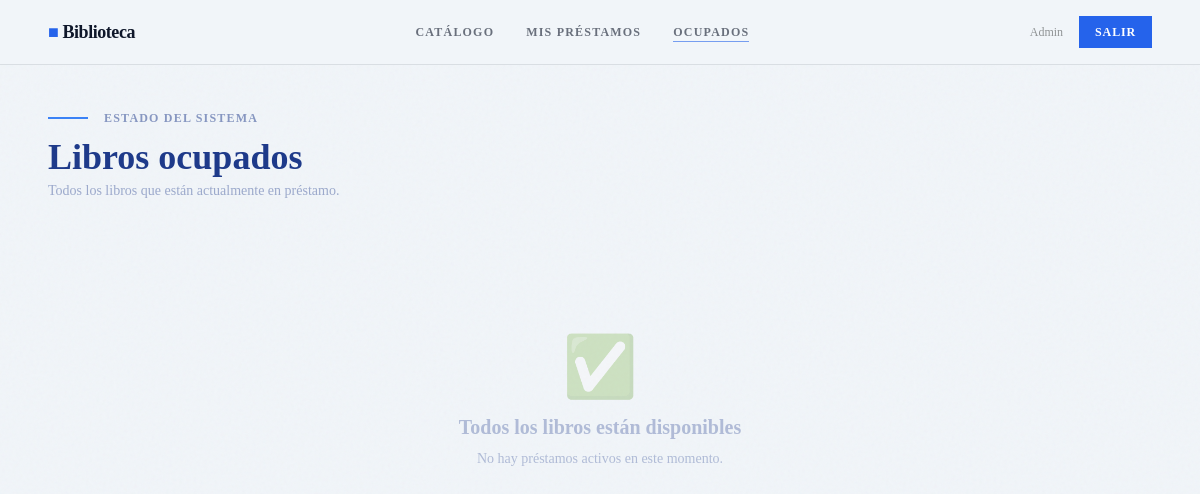
Page /occupied (signed in) on the earlier database version.
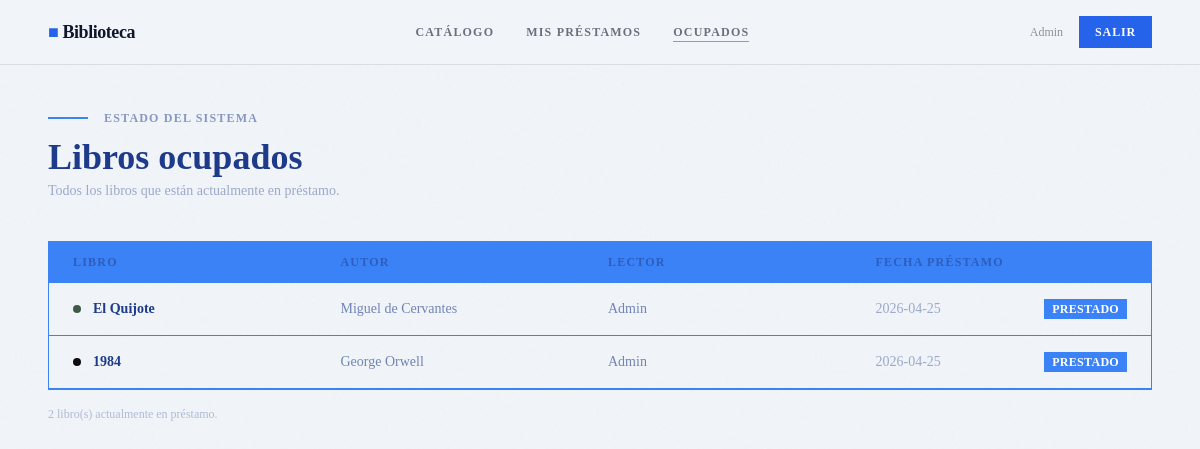
Same page on the later database version.
### tables this page shows
CREATE TABLE users (
            id       INTEGER PRIMARY KEY AUTOINCREMENT,
            name     TEXT    NOT NULL,
            email    TEXT    NOT NULL UNIQUE,
            password TEXT    NOT NULL
        );

CREATE TABLE loans (
            id          INTEGER PRIMARY KEY AUTOINCREMENT,
            user_id     INTEGER NOT NULL REFERENCES users(id),
            book_id     INTEGER NOT NULL REFERENCES books(id),
            loan_date   TEXT    DEFAULT (datetime('now')),
            return_date TEXT,
            returned    INTEGER DEFAULT 0
        );

CREATE TABLE books (
            id          INTEGER PRIMARY KEY AUTOINCREMENT,
            title       TEXT    NOT NULL,
            author      TEXT    NOT NULL,
            genre       TEXT,
            year        INTEGER,
            cover_color TEXT    DEFAULT '#3D5A47',
            available   INTEGER DEFAULT 1,
            UNIQUE(title, author)   -- Evita duplicados reales
        );

### app.py (the view)
    @app.route('/occupied')
    @login_required
    def occupied():
        conn  = app.get_db_connection()
        loans = conn.execute(
            """SELECT books.title, books.author, books.cover_color,
                      users.name AS borrower, loans.loan_date
               FROM loans
               JOIN books ON loans.book_id=books.id
               JOIN users ON loans.user_id=users.id
               WHERE loans.returned=0
               ORDER BY loans.loan_date DESC"""
        ).fetchall()
        conn.close()
        return render_template('occupied.html', loans=loans)

### templates/occupied.html (shortened to what this page needs)
{% extends "base.html" %}
{% block content %}
<div class="mb-2" style="font-family:'Times New Roman', serif;">
  <span style="width:40px;height:2px;background:#3B82F6;display:inline-block;vertical-align:middle;margin-right:12px;"></span>
  <span class="text-xs font-semibold tracking-widest uppercase opacity-50" style="color:#1E3A8A;">Estado del sistema</span>
</div>
<h1 class="text-4xl font-extrabold mb-1" style="font-family:'Times New Roman', serif; color:#1E3A8A;">Libros ocupados</h1>
<p class="text-sm opacity-40 mb-10" style="font-family:'Times New Roman', serif; color:#1E3A8A;">Todos los libros que están actualmente en préstamo.</p>
{% if loans %}
<div class="overflow-hidden border" style="border-color:#3B82F6; border-opacity:20%; font-family:'Times New Roman', serif;">
  <div class="grid grid-cols-4 gap-4 px-6 py-3 bg-opacity-5 border-b transition-colors" style="background-color:#3B82F6; border-color:#3B82F6;">
    <span class="text-xs font-semibold tracking-widest uppercase opacity-50" style="color:#1E3A8A;">Libro</span>
    <span class="text-xs font-semibold tracking-widest uppercase opacity-50" style="color:#1E3A8A;">Autor</span>
    <span class="text-xs font-semibold tracking-widest uppercase opacity-50" style="color:#1E3A8A;">Lector</span>
    <span class="text-xs font-semibold tracking-widest uppercase opacity-50" style="color:#1E3A8A;">Fecha préstamo</span>
  </div>
  {% for loan in loans %}
  <div class="grid grid-cols-4 gap-4 px-6 py-4 border-b items-center hover:bg-opacity-5 transition-colors animate-fade-up"
       style="animation-delay:{{ loop.index0 * 0.05 }}s; opacity:0; border-color:#3B82F6;">
    <div class="flex items-center gap-3">
      <div class="w-2 h-2 rounded-full flex-shrink-0" style="background:{{ loan['cover_color'] }}"></div>
      <span class="font-semibold text-sm truncate" style="color:#1E3A8A;">{{ loan['title'] }}</span>
    </div>
    <span class="text-sm opacity-60 truncate" style="color:#1E3A8A;">{{ loan['author'] }}</span>
    <span class="text-sm opacity-60" style="color:#1E3A8A;">{{ loan['borrower'] }}</span>
    <div class="flex items-center justify-between">
      <span class="text-sm opacity-40" style="color:#1E3A8A;">{{ loan['loan_date'][:10] }}</span>
      <span class="text-xs font-semibold px-2 py-0.5 uppercase tracking-wide"
            style="background:#3B82F6; color:white;">Prestado</span>
    </div>
  </div>
  {% endfor %}
</div>
<p class="text-xs mt-4 opacity-30" style="color:#1E3A8A;">{{ loans | length }} libro(s) actualmente en préstamo.</p>
{% else %}
<div class="text-center py-24 opacity-30" style="font-family:'Times New Roman', serif; color:#1E3A8A;">
  <p class="text-6xl mb-4">✅</p>
  <p class="text-xl mb-2" style="font-weight:bold;">Todos los libros están disponibles</p>
  <p class="text-sm">No hay préstamos activos en este momento.</p>
</div>
{% endif %}
{% endblock %}

### templates/base.html (shortened to what this page needs)
<!DOCTYPE html>
<html lang="es">
<head>
  <script src="https://cdn.tailwindcss.com"></script>
</head>
<body class="noise bg-light min-h-screen">
  {% if session.user_id %}
  <nav class="relative z-20 border-b border-dark border-opacity-10 bg-light bg-opacity-90 backdrop-blur-sm">
    <div class="max-w-6xl mx-auto px-6 flex items-center justify-between h-16">
      <a href="{{ url_for('dashboard') }}"
         class="font-extrabold text-lg text-dark tracking-tight">
        <span class="text-accent">■</span> Biblioteca
      </a>
      <div class="hidden md:flex items-center gap-8 text-xs font-semibold uppercase tracking-widest">
        <a href="{{ url_for('books') }}"
           class="nav-link text-dark opacity-60 hover:opacity-100 {% if request.endpoint=='books' %}active opacity-100{% endif %}">
           Catálogo
        </a>
        <a href="{{ url_for('my_loans') }}"
           class="nav-link text-dark opacity-60 hover:opacity-100 {% if request.endpoint=='my_loans' %}active opacity-100{% endif %}">
           Mis préstamos
        </a>
        <a href="{{ url_for('occupied') }}"
           class="nav-link text-dark opacity-60 hover:opacity-100 {% if request.endpoint=='occupied' %}active opacity-100{% endif %}">
           Ocupados
        </a>
      </div>
      <div class="flex items-center gap-4">
        <span class="hidden md:inline text-xs opacity-40">
          {{ session.user_name }}
        </span>
        <a href="{{ url_for('logout') }}" class="btn-secondary text-xs py-2 px-4">
          <span>Salir</span>
        </a>
      </div>
    </div>
  </nav>
  {% endif %}
  <main class="relative z-10 max-w-6xl mx-auto px-6 py-10">
    {% block content %}{% endblock %}
  </main>
</body>
</html>

Differences in the rows shown:
now on this page (row unchanged): users: user_name "Admin"
added loans: title "El Quijote", author "Miguel de Cervantes", borrower "Admin", loan_date "2026-04-25"
added loans: title "1984", author "George Orwell", borrower "Admin", loan_date "2026-04-25"
Other differences:
{{ loans | length }}: (not shown) → "2"
{{ session.user_name }}: "Admin" → (not shown)
text no longer shown: "✅ Todos los libros están disponibles No hay préstamos activos en este momento."
text now shown: "LIBRO AUTOR LECTOR FECHA PRÉSTAMO libro(s) actualmente en préstamo."
